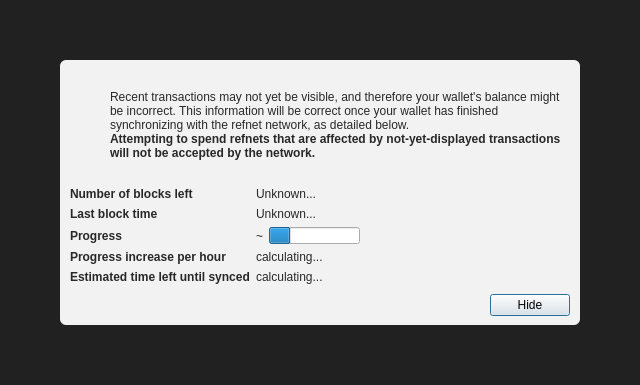
<?xml version="1.0" encoding="UTF-8"?>
<ui version="4.0">
 <class>ModalOverlay</class>
 <widget class="ModalOverlay" name="ModalOverlay">
  <property name="geometry">
   <rect>
    <x>0</x>
    <y>0</y>
    <width>640</width>
    <height>385</height>
   </rect>
  </property>
  <property name="windowTitle">
   <string>Form</string>
  </property>
  <layout class="QVBoxLayout" name="verticalLayout" stretch="0">
   <property name="sizeConstraint">
    <enum>QLayout::SetDefaultConstraint</enum>
   </property>
   <property name="leftMargin">
    <number>0</number>
   </property>
   <property name="topMargin">
    <number>0</number>
   </property>
   <property name="rightMargin">
    <number>0</number>
   </property>
   <property name="bottomMargin">
    <number>0</number>
   </property>
   <item>
    <widget class="QWidget" name="bgWidget" native="true">
     <property name="styleSheet">
      <string notr="true">#bgWidget { background: rgba(0,0,0,220); }</string>
     </property>
     <layout class="QVBoxLayout" name="verticalLayoutMain" stretch="1">
      <property name="leftMargin">
       <number>60</number>
      </property>
      <property name="topMargin">
       <number>60</number>
      </property>
      <property name="rightMargin">
       <number>60</number>
      </property>
      <property name="bottomMargin">
       <number>60</number>
      </property>
      <item>
       <widget class="QWidget" name="contentWidget" native="true">
        <property name="styleSheet">
         <string notr="true">#contentWidget { background: rgba(255,255,255,240); border-radius: 6px; }

QLabel { color: rgb(40,40,40);  }</string>
        </property>
        <layout class="QVBoxLayout" name="verticalLayoutSub" stretch="1,0,0,0">
         <property name="spacing">
          <number>0</number>
         </property>
         <property name="leftMargin">
          <number>10</number>
         </property>
         <property name="topMargin">
          <number>10</number>
         </property>
         <property name="rightMargin">
          <number>10</number>
         </property>
         <property name="bottomMargin">
          <number>10</number>
         </property>
         <item>
          <layout class="QHBoxLayout" name="horizontalLayoutIconText" stretch="0,1">
           <property name="topMargin">
            <number>20</number>
           </property>
           <item>
            <layout class="QVBoxLayout" name="verticalLayoutIcon">
             <property name="leftMargin">
              <number>0</number>
             </property>
             <item>
              <widget class="QPushButton" name="warningIcon">
               <property name="enabled">
                <bool>false</bool>
               </property>
               <property name="text">
                <string/>
               </property>
               <property name="icon">
                <iconset>
                 <normaloff>:/icons/warning</normaloff>
                 <disabledoff>:/icons/warning</disabledoff>:/icons/warning</iconset>
               </property>
               <property name="iconSize">
                <size>
                 <width>48</width>
                 <height>48</height>
                </size>
               </property>
               <property name="flat">
                <bool>true</bool>
               </property>
              </widget>
             </item>
             <item>
              <spacer name="verticalSpacerWarningIcon">
               <property name="orientation">
                <enum>Qt::Vertical</enum>
               </property>
               <property name="sizeHint" stdset="0">
                <size>
                 <width>20</width>
                 <height>40</height>
                </size>
               </property>
              </spacer>
             </item>
            </layout>
           </item>
           <item>
            <layout class="QVBoxLayout" name="verticalLayoutInfoText">
             <property name="leftMargin">
              <number>0</number>
             </property>
             <property name="topMargin">
              <number>0</number>
             </property>
             <item>
              <widget class="QLabel" name="infoText">
               <property name="text">
                <string>Recent transactions may not yet be visible, and therefore your wallet's balance might be incorrect. This information will be correct once your wallet has finished synchronizing with the refnet network, as detailed below.</string>
               </property>
               <property name="textFormat">
                <enum>Qt::RichText</enum>
               </property>
               <property name="wordWrap">
                <bool>true</bool>
               </property>
              </widget>
             </item>
             <item>
              <widget class="QLabel" name="infoTextStrong">
               <property name="font">
                <font>
                 <weight>75</weight>
                 <bold>true</bold>
                </font>
               </property>
               <property name="text">
                <string>Attempting to spend refnets that are affected by not-yet-displayed transactions will not be accepted by the network.</string>
               </property>
               <property name="textFormat">
                <enum>Qt::RichText</enum>
               </property>
               <property name="wordWrap">
                <bool>true</bool>
               </property>
              </widget>
             </item>
             <item>
              <spacer name="verticalSpacerInTextSpace">
               <property name="orientation">
                <enum>Qt::Vertical</enum>
               </property>
               <property name="sizeHint" stdset="0">
                <size>
                 <width>20</width>
                 <height>40</height>
                </size>
               </property>
              </spacer>
             </item>
            </layout>
           </item>
          </layout>
         </item>
         <item>
          <spacer name="verticalSpacerAfterText">
           <property name="orientation">
            <enum>Qt::Vertical</enum>
           </property>
           <property name="sizeHint" stdset="0">
            <size>
             <width>20</width>
             <height>40</height>
            </size>
           </property>
          </spacer>
         </item>
         <item>
          <layout class="QFormLayout" name="formLayout">
           <property name="fieldGrowthPolicy">
            <enum>QFormLayout::FieldsStayAtSizeHint</enum>
           </property>
           <property name="horizontalSpacing">
            <number>6</number>
           </property>
           <property name="verticalSpacing">
            <number>6</number>
           </property>
           <property name="topMargin">
            <number>10</number>
           </property>
           <item row="0" column="0">
            <widget class="QLabel" name="labelNumberOfBlocksLeft">
             <property name="font">
              <font>
               <weight>75</weight>
               <bold>true</bold>
              </font>
             </property>
             <property name="text">
              <string>Number of blocks left</string>
             </property>
            </widget>
           </item>
           <item row="0" column="1">
            <widget class="QLabel" name="numberOfBlocksLeft">
             <property name="text">
              <string>Unknown...</string>
             </property>
            </widget>
           </item>
           <item row="1" column="0">
            <widget class="QLabel" name="labelLastBlockTime">
             <property name="font">
              <font>
               <weight>75</weight>
               <bold>true</bold>
              </font>
             </property>
             <property name="text">
              <string>Last block time</string>
             </property>
            </widget>
           </item>
           <item row="1" column="1">
            <widget class="QLabel" name="newestBlockDate">
             <property name="sizePolicy">
              <sizepolicy hsizetype="Maximum" vsizetype="Preferred">
               <horstretch>0</horstretch>
               <verstretch>0</verstretch>
              </sizepolicy>
             </property>
             <property name="text">
              <string>Unknown...</string>
             </property>
            </widget>
           </item>
           <item row="2" column="0">
            <widget class="QLabel" name="labelSyncDone">
             <property name="font">
              <font>
               <weight>75</weight>
               <bold>true</bold>
              </font>
             </property>
             <property name="text">
              <string>Progress</string>
             </property>
            </widget>
           </item>
           <item row="2" column="1">
            <layout class="QHBoxLayout" name="horizontalLayoutSync" stretch="0,1">
             <item>
              <widget class="QLabel" name="percentageProgress">
               <property name="text">
                <string notr="true">~</string>
               </property>
              </widget>
             </item>
             <item>
              <widget class="QProgressBar" name="progressBar">
               <property name="value">
                <number>24</number>
               </property>
               <property name="format">
                <string/>
               </property>
              </widget>
             </item>
            </layout>
           </item>
           <item row="4" column="0">
            <widget class="QLabel" name="labelProgressIncrease">
             <property name="font">
              <font>
               <weight>75</weight>
               <bold>true</bold>
              </font>
             </property>
             <property name="text">
              <string>Progress increase per hour</string>
             </property>
            </widget>
           </item>
           <item row="4" column="1">
            <widget class="QLabel" name="progressIncreasePerH">
             <property name="text">
              <string>calculating...</string>
             </property>
            </widget>
           </item>
           <item row="5" column="0">
            <widget class="QLabel" name="labelEstimatedTimeLeft">
             <property name="font">
              <font>
               <weight>75</weight>
               <bold>true</bold>
              </font>
             </property>
             <property name="text">
              <string>Estimated time left until synced</string>
             </property>
            </widget>
           </item>
           <item row="5" column="1">
            <widget class="QLabel" name="expectedTimeLeft">
             <property name="text">
              <string>calculating...</string>
             </property>
            </widget>
           </item>
          </layout>
         </item>
         <item>
          <layout class="QHBoxLayout" name="horizontalLayoutButtons">
           <property name="leftMargin">
            <number>10</number>
           </property>
           <property name="topMargin">
            <number>10</number>
           </property>
           <item>
            <spacer name="horizontalSpacer">
             <property name="orientation">
              <enum>Qt::Horizontal</enum>
             </property>
             <property name="sizeHint" stdset="0">
              <size>
               <width>40</width>
               <height>20</height>
              </size>
             </property>
            </spacer>
           </item>
           <item>
            <widget class="QPushButton" name="closeButton">
             <property name="text">
              <string>Hide</string>
             </property>
             <property name="focusPolicy">
              <enum>Qt::StrongFocus</enum>
             </property>
             <property name="default">
              <bool>true</bool>
             </property>
            </widget>
           </item>
          </layout>
         </item>
        </layout>
       </widget>
      </item>
     </layout>
    </widget>
   </item>
  </layout>
 </widget>
 <customwidgets>
  <customwidget>
   <class>ModalOverlay</class>
   <extends>QWidget</extends>
   <header>qt/modaloverlay.h</header>
   <container>1</container>
  </customwidget>
 </customwidgets>
 <resources/>
 <connections/>
</ui>
